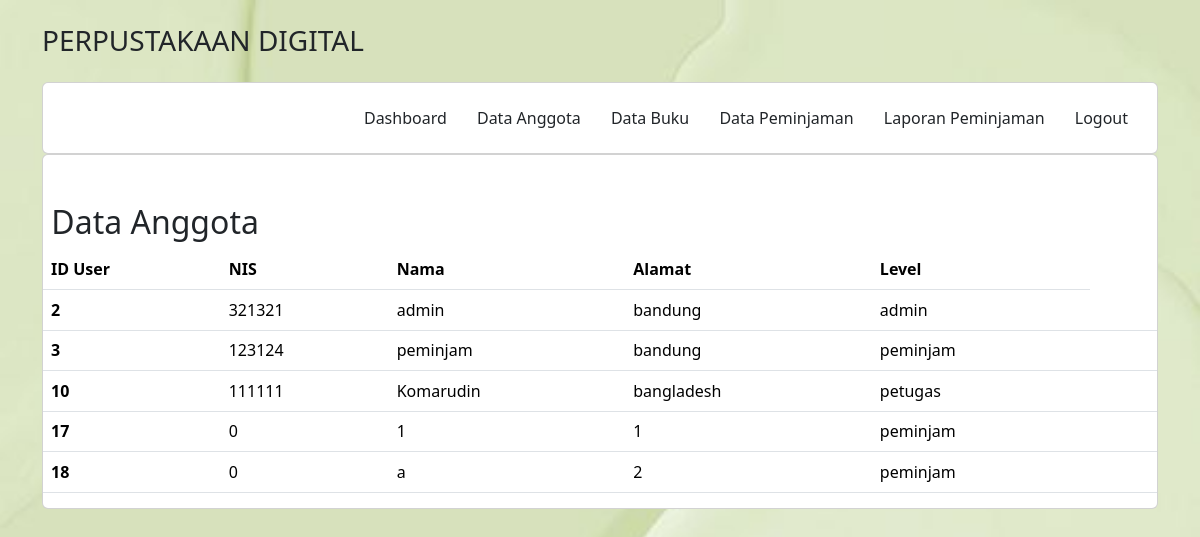
/admin/anggota.php, run on the app's committed database.
### tables this page shows
CREATE TABLE `user` (
  `IDuser` int(11) NOT NULL,
  `username` varchar(255) NOT NULL,
  `password` varchar(255) NOT NULL,
  `email` varchar(255) NOT NULL,
  `nis` int(11) NOT NULL,
  `namalengkap` varchar(255) NOT NULL,
  `alamat` text NOT NULL,
  `level` enum('admin','petugas','peminjam') NOT NULL
);

### admin/anggota.php (the view, shortened to what this page needs)
<?php
include 'header.php';
?>
  <div class="container">
  <div class="card">
  <div class="row" style="margin-top: 3rem;">
  <h2>&nbsp;Data Anggota</h2>
  <div class="col">
        <table class="table">
        <thead>
            <tr>
            <th scope="col">ID User</th>
            <th scope="col">NIS</th>
            <th scope="col">Nama</th>
            <th scope="col">Alamat</th>
            <th scope="col">Level</th>
            </tr>
        </thead>
        <?php
        include '../koneksi.php';
        $data = mysqli_query($koneksi, "SELECT * FROM user");
        while($d=mysqli_fetch_array($data)){
        ?>
        <tbody>
            <tr>
            <th scope="row"><?php echo $d['IDuser'];?></th>
            <td><?php echo $d['nis'];?></td>
            <td><?php echo $d['namalengkap'];?></td>
            <td><?php echo $d['alamat'];?></td>
            <td><?php echo $d['level'];?></td>
            <td>
            <a href="detail_anggota.php?iduser=<?php echo $d['IDuser']; ?>"i class="fas fa-eye" style="text-decoration:none"></i></a>
            </tr>
  </tbody>
  <?php
    }
  ?>
</table>
  </div>
</div>
<?php
include 'footer.php';
?>

### admin/header.php (style rules this page uses)
body { background: url(../img/matcha.jpg) no-repeat fixed; -webkit-background-size: 100% 100%; -moz-background-size: 100% 100%; -o-background-size: 100% 100%; background-size: 100% 100%; }

### data on the page
user: IDuser "2", nis "321321", namalengkap "admin", alamat "bandung", level "admin"
user: IDuser "3", nis "123124", namalengkap "peminjam", alamat "bandung", level "peminjam"
user: IDuser "10", nis "111111", namalengkap "Komarudin", alamat "bangladesh", level "petugas"
user: IDuser "17", nis "0", namalengkap "1", alamat "1", level "peminjam"
user: IDuser "18", nis "0", namalengkap "a", alamat "2", level "peminjam"
